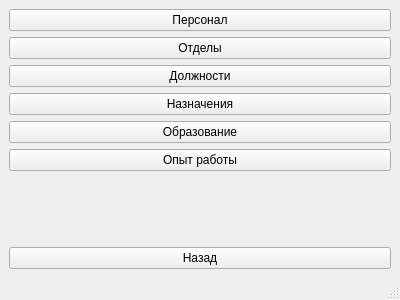
<?xml version="1.0" encoding="UTF-8"?>
<ui version="4.0">
 <class>TableSelectionWindow</class>
 <widget class="QMainWindow" name="TableSelectionWindow">
  <property name="geometry">
   <rect>
    <x>0</x>
    <y>0</y>
    <width>400</width>
    <height>300</height>
   </rect>
  </property>
  <property name="windowTitle">
   <string>Выбор таблицы</string>
  </property>
  <widget class="QWidget" name="centralwidget">
   <layout class="QVBoxLayout" name="verticalLayout">
    <item>
     <widget class="QPushButton" name="btnPersonnel">
      <property name="text">
       <string>Персонал</string>
      </property>
     </widget>
    </item>
    <item>
     <widget class="QPushButton" name="btnDepartment">
      <property name="text">
       <string>Отделы</string>
      </property>
     </widget>
    </item>
    <item>
     <widget class="QPushButton" name="btnPosition">
      <property name="text">
       <string>Должности</string>
      </property>
     </widget>
    </item>
    <item>
     <widget class="QPushButton" name="btnAssignment">
      <property name="text">
       <string>Назначения</string>
      </property>
     </widget>
    </item>
    <item>
     <widget class="QPushButton" name="btnEducation">
      <property name="text">
       <string>Образование</string>
      </property>
     </widget>
    </item>
    <item>
     <widget class="QPushButton" name="btnWorkExperience">
      <property name="text">
       <string>Опыт работы</string>
      </property>
     </widget>
    </item>
    <item>
     <spacer name="verticalSpacer">
      <property name="orientation">
       <enum>Qt::Vertical</enum>
      </property>
      <property name="sizeHint" stdset="0">
       <size>
        <width>20</width>
        <height>40</height>
       </size>
      </property>
     </spacer>
    </item>
    <item>
     <widget class="QPushButton" name="btnBack">
      <property name="text">
       <string>Назад</string>
      </property>
     </widget>
    </item>
   </layout>
  </widget>
  <widget class="QMenuBar" name="menubar"/>
  <widget class="QStatusBar" name="statusbar"/>
 </widget>
 <resources/>
 <connections/>
</ui>
